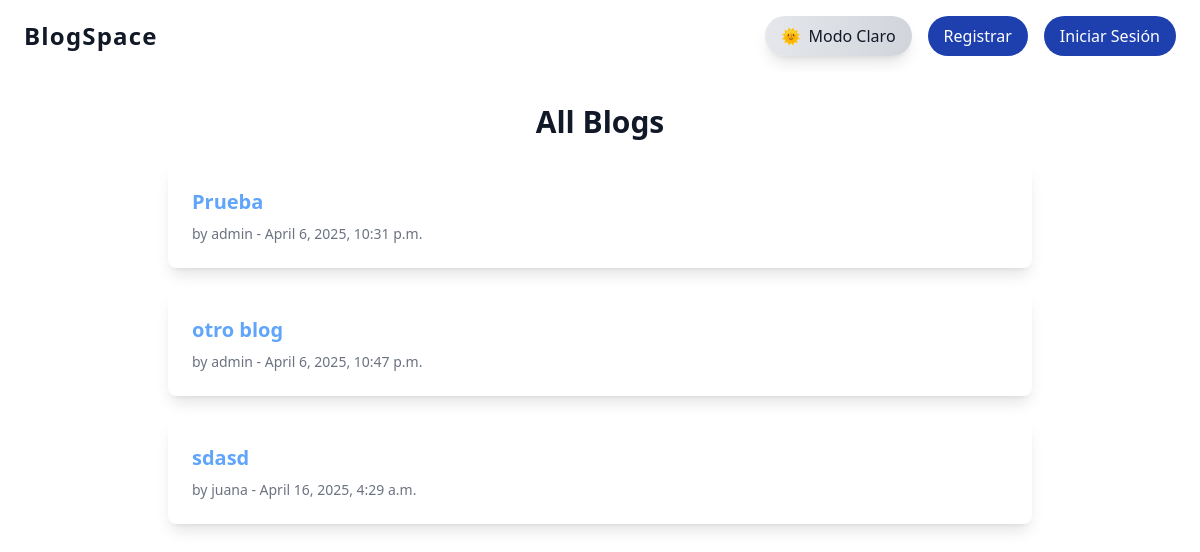
The page / on the database its author committed.
### blogapp/models.py (models this page shows, shortened)
class Blog(models.Model):
    title = models.CharField(max_length=200)
    content = models.TextField()
    author = models.ForeignKey(User, on_delete=models.CASCADE)
    created_at = models.DateTimeField(auto_now_add=True)

### blogapp/views.py (the view)
# urls.py: path('', BlogListView.as_view(), name='blog_list'),
class BlogListView(ListView):
    model = Blog
    template_name = 'blogapp/blog_list.html'

### blogapp/templates/blogapp/blog_list.html
{% extends 'base.html' %}
{% block content %}
  <h1 class="text-3xl font-bold mb-6 text-center text-gray-900 dark:text-white">All Blogs</h1>
  <div class="grid gap-6">
    {% for blog in object_list %}
      <div class="bg-white dark:bg-gray-800 rounded-lg shadow-lg p-6 hover:shadow-xl transition-all duration-700 ease-in-out dark:text-white text-gray-900 animate-fade-in">
        <h2 class="text-xl font-semibold mb-2">
          <a href="{% url 'blogapp:blog_detail' blog.pk %}" class="text-blue-400 hover:text-blue-300">{{ blog.title }}</a>
        </h2>
        <p class="text-sm text-gray-500 dark:text-gray-400">by {{ blog.author.username }} - {{ blog.created_at }}</p>
      </div>
    {% empty %}
      <p class="text-gray-500 dark:text-gray-400 text-center">No blogs have been posted yet.</p>
    {% endfor %}
  </div>
{% endblock %}

### blogapp/templates/blogapp/base.html (style rules this page uses)
html { background-color: white; }
html { transition: background-color 0.5s ease-in-out; }
html, body { height: 100%; scroll-behavior: smooth; transition: background-color 0.5s ease-in-out; }
.animate-fade-in { animation: fade-in 0.6s ease-out; will-change: opacity, transform; }

### rows shown on the page
Blog: title "Prueba", author.username "admin", created_at "April 6, 2025, 10:31 p.m."
Blog: title "otro blog", author.username "admin", created_at "April 6, 2025, 10:47 p.m."
Blog: title "sdasd", author.username "juana", created_at "April 16, 2025, 4:29 a.m."
